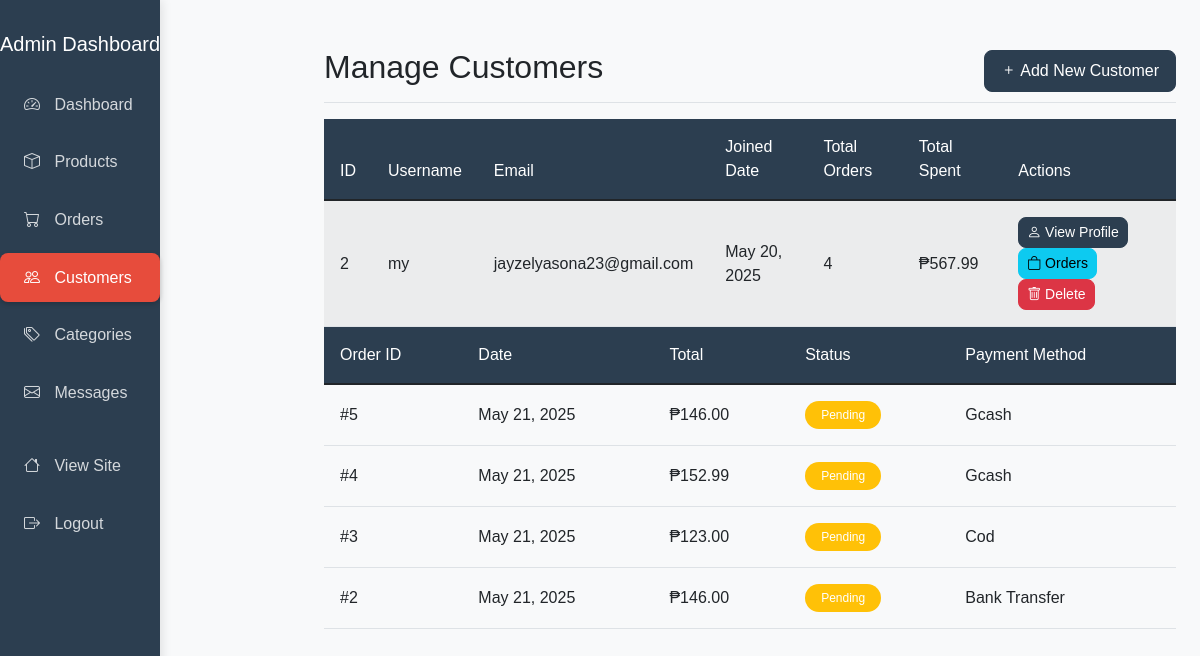
Screenshot of /admin/customers.php (signed in) with the database file from the repository.
### tables this page shows
CREATE TABLE `users` (
  `id` int(11) NOT NULL,
  `username` varchar(50) NOT NULL,
  `password` varchar(255) NOT NULL,
  `email` varchar(100) NOT NULL,
  `role` enum('admin','customer') NOT NULL DEFAULT 'customer',
  `created_at` timestamp NOT NULL DEFAULT current_timestamp()
);

CREATE TABLE `orders` (
  `id` int(11) NOT NULL,
  `user_id` int(11) DEFAULT NULL,
  `total_amount` decimal(10,2) NOT NULL,
  `status` enum('pending','processing','shipped','delivered','cancelled') DEFAULT 'pending',
  `shipping_address` text NOT NULL,
  `contact_number` varchar(20) NOT NULL,
  `payment_method` varchar(50) NOT NULL,
  `created_at` timestamp NOT NULL DEFAULT current_timestamp()
);

### admin/customers.php (the view, shortened to what this page needs)
<?php
require_once "../config/database.php";
$sql = "SELECT u.*,
        COUNT(o.id) as total_orders,
        SUM(CASE WHEN o.status != 'cancelled' THEN o.total_amount ELSE 0 END) as total_spent
        FROM users u
        LEFT JOIN orders o ON u.id = o.user_id
        WHERE u.role = 'customer'
        GROUP BY u.id
        ORDER BY u.created_at DESC";
$result = mysqli_query($conn, $sql);
$customers = mysqli_fetch_all($result, MYSQLI_ASSOC);
?>
<!DOCTYPE html>
<html lang="en">
<head>
    <link href="https://cdn.jsdelivr.net/npm/bootstrap@5.1.3/dist/css/bootstrap.min.css" rel="stylesheet">
    <link rel="stylesheet" href="https://cdn.jsdelivr.net/npm/bootstrap-icons@1.7.2/font/bootstrap-icons.css">
    <link rel="stylesheet" href="../assets/css/admin.css">
</head>
<body>
    <div class="container-fluid">
        <div class="row">
            <?php include 'sidebar.php'; ?>
            <main class="col-md-9 ms-sm-auto col-lg-9 px-md-4">
                <div class="d-flex justify-content-between flex-wrap flex-md-nowrap align-items-center pt-3 pb-2 mb-3 border-bottom">
                    <h1 class="h2">Manage Customers</h1>
                    <a href="add_customer.php" class="btn btn-primary">
                        <i class="bi bi-plus"></i> Add New Customer
                    </a>
                </div>
                <div class="table-responsive">
                    <table class="table table-striped table-hover">
                        <thead>
                            <tr>
                                <th>ID</th>
                                <th>Username</th>
                                <th>Email</th>
                                <th>Joined Date</th>
                                <th>Total Orders</th>
                                <th>Total Spent</th>
                                <th>Actions</th>
                            </tr>
                        </thead>
                        <tbody>
                            <?php foreach($customers as $customer): ?>
                                <tr>
                                    <td><?php echo $customer['id']; ?></td>
                                    <td><?php echo htmlspecialchars($customer['username']); ?></td>
                                    <td><?php echo htmlspecialchars($customer['email']); ?></td>
                                    <td><?php echo date('M j, Y', strtotime($customer['created_at'])); ?></td>
                                    <td><?php echo $customer['total_orders']; ?></td>
                                    <td>₱<?php echo number_format($customer['total_spent'] ?? 0, 2); ?></td>
                                    <td>
                                        <a href="customer_profile.php?id=<?php echo $customer['id']; ?>" class="btn btn-sm btn-primary">
                                            <i class="bi bi-person"></i> View Profile
                                        </a>
                                        <a href="customer_orders.php?id=<?php echo $customer['id']; ?>" class="btn btn-sm btn-info">
                                            <i class="bi bi-bag"></i> Orders
                                        </a>
                                        <a href="customers.php?delete=<?php echo $customer['id']; ?>" class="btn btn-sm btn-danger" onclick="return confirm('Are you sure you want to delete this customer? This action cannot be undone.')">
                                            <i class="bi bi-trash"></i> Delete
                                        </a>
                                    </td>
                                </tr>
                                <div class="modal fade" id="viewCustomerModal<?php echo $customer['id']; ?>" tabindex="-1">
                                    <div class="modal-dialog modal-lg">
                                        <div class="modal-content">
                                            <div class="modal-body">
                                                <?php
                                                $sql = "SELECT * FROM orders WHERE user_id = ? ORDER BY created_at DESC";
                                                $stmt = mysqli_prepare($conn, $sql);
                                                mysqli_stmt_bind_param($stmt, "i", $customer['id']);
                                                mysqli_stmt_execute($stmt);
                                                $orders = mysqli_fetch_all($stmt->get_result(), MYSQLI_ASSOC);
                                                ?>
                                                <?php if(empty($orders)): ?>
                                                    <p class="text-muted">No orders found.</p>
                                                <?php else: ?>
                                                    <div class="table-responsive">
                                                        <table class="table">
                                                            <thead>
                                                                <tr>
                                                                    <th>Order ID</th>
                                                                    <th>Date</th>
                                                                    <th>Total</th>
                                                                    <th>Status</th>
                                                                    <th>Payment Method</th>
                                                                </tr>
                                                            </thead>
                                                            <tbody>
                                                                <?php foreach($orders as $order): ?>
                                                                    <tr>
                                                                        <td>#<?php echo $order['id']; ?></td>
                                                                        <td><?php echo date('M j, Y', strtotime($order['created_at'])); ?></td>
                                                                        <td>₱<?php echo number_format($order['total_amount'], 2); ?></td>
                                                                        <td>
                                                                            <span class="badge bg-<?php
                                                                                echo $order['status'] === 'pending' ? 'warning' :
                                                                                    ($order['status'] === 'processing' ? 'info' :
                                                                                    ($order['status'] === 'shipped' ? 'primary' :
                                                                                    ($order['status'] === 'delivered' ? 'success' : 'danger')));
                                                                            ?>">
                                                                                <?php echo ucfirst($order['status']); ?>
                                                                            </span>
                                                                        </td>
                                                                        <td><?php echo ucwords(str_replace('_', ' ', $order['payment_method'])); ?></td>
                                                                    </tr>
                                                                <?php endforeach; ?>
                                                            </tbody>
                                                        </table>
                                                    </div>
                                                <?php endif; ?>
                                            </div>
                                        </div>
                                    </div>
                                </div>
                            <?php endforeach; ?>
                        </tbody>
                    </table>
                </div>
            </main>
        </div>
    </div>
</body>
</html>

### assets/css/admin.css (style rules this page uses)
:root { --admin-primary: #2c3e50; --admin-secondary: #e74c3c; --admin-accent: #3498db; --admin-light: #ecf0f1; --admin-dark: #2c3e50; --admin-success: #2ecc71; --admin-warning: #f1c40f; --admin-danger: #e74c3c; --admin-text: #333; --admin-border-radius: 8px; --admin-box-shadow: 0 2px 15px rgba(0, 0, 0, 0.1); --admin-transition: all 0.3s ease; }
body { font-family: 'Poppins', sans-serif; background-color: #f8f9fa; }
main { margin-left: 25%; padding: 2rem; }
.table { margin-bottom: 0; }
.table thead th { background-color: var(--admin-primary); color: white; font-weight: 500; border: none; padding: 1rem; }
.table td { padding: 1rem; vertical-align: middle; }
.btn { padding: 0.5rem 1rem; border-radius: var(--admin-border-radius); font-weight: 500; transition: var(--admin-transition); }
.btn-sm { padding: 0.25rem 0.5rem; font-size: 0.875rem; }
.btn-primary { background-color: var(--admin-primary); border-color: var(--admin-primary); }
.badge { padding: 0.5rem 1rem; border-radius: 20px; font-weight: 500; }
.modal-content { border: none; border-radius: var(--admin-border-radius); box-shadow: var(--admin-box-shadow); }
.modal-body { padding: 1.5rem; }

### rows the page displays
users: id "2", username "my", email "jayzelyasona23@gmail.com", created_at "May 20, 2025", total_orders "4", total_spent "567.99"
orders: id "5", created_at "May 21, 2025", total_amount "146.00", status "Pending", payment_method "Gcash"
orders: id "4", created_at "May 21, 2025", total_amount "152.99", status "Pending", payment_method "Gcash"
orders: id "3", created_at "May 21, 2025", total_amount "123.00", status "Pending", payment_method "Cod"
orders: id "2", created_at "May 21, 2025", total_amount "146.00", status "Pending", payment_method "Bank Transfer"
